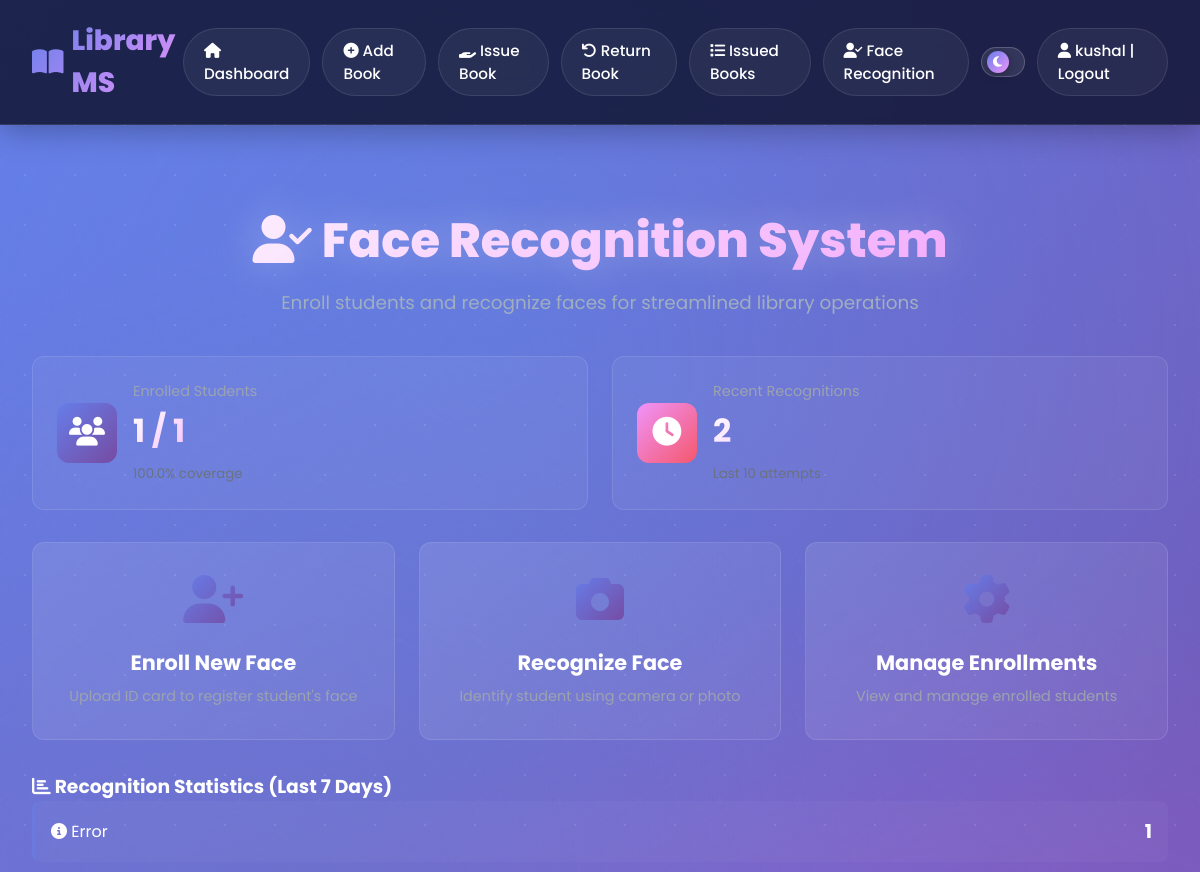
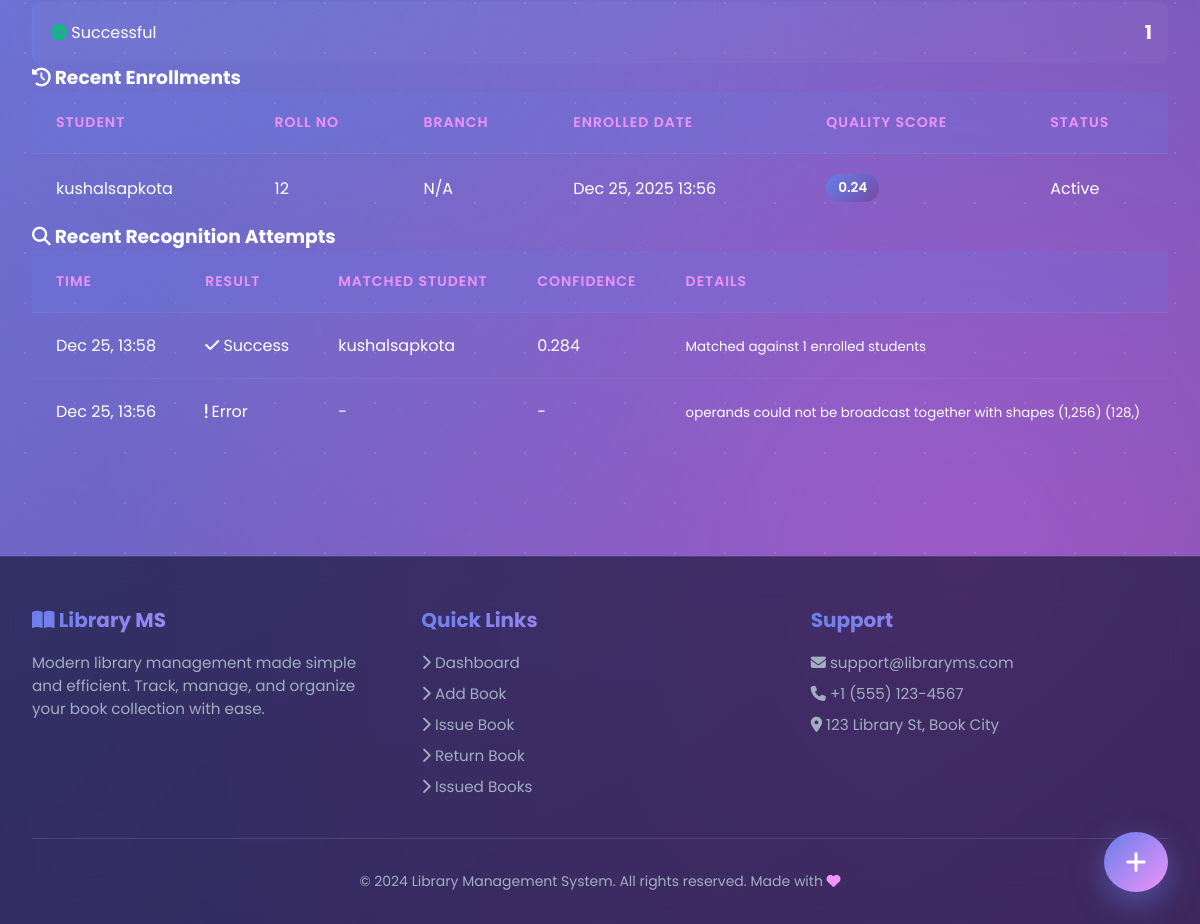
The app's page /face/dashboard/ (signed in) with its own data (2 pictures, top to bottom).
### idchartrecognation/models.py (models this page shows, shortened)
class FaceEncoding(models.Model):
    student = models.OneToOneField(Student, on_delete=models.CASCADE, related_name='face_encoding')
    encoding_data = models.BinaryField(help_text='128-dimensional face encoding vector')
    confidence_score = models.FloatField(
        help_text='Quality score of the face encoding (0-1)',
        default=0.0
    )
    enrolled_at = models.DateTimeField(auto_now_add=True)
    updated_at = models.DateTimeField(auto_now=True)
    is_active = models.BooleanField(
        default=True,
        help_text='Active encodings are used for recognition'
    )
    id_card = models.ForeignKey(
        IDCard,
        on_delete=models.SET_NULL,
        null=True,
        blank=True,
        related_name='face_encodings',
        help_text='Source ID card for this encoding'
    )
    class Meta:
        ordering = ['-enrolled_at']
        verbose_name = "Face Encoding"
        verbose_name_plural = "Face Encodings"
        indexes = [
            models.Index(fields=['student', 'is_active']),
        ]

class RecognitionLog(models.Model):
    RESULT_CHOICES = [
        ('success', 'Success'),
        ('no_match', 'No Match Found'),
        ('no_face', 'No Face Detected'),
        ('multiple_faces', 'Multiple Faces Detected'),
        ('poor_quality', 'Poor Quality Image'),
        ('error', 'Error'),
    ]
    image = models.ImageField(upload_to='recognition_logs/', null=True, blank=True)
    result = models.CharField(max_length=20, choices=RESULT_CHOICES)
    matched_student = models.ForeignKey(
        Student,
        on_delete=models.SET_NULL,
        null=True,
        blank=True,
        related_name='recognition_logs'
    )
    confidence = models.FloatField(
        null=True,
        blank=True,
        help_text='Match confidence score (lower is better, < 0.6 is good match)'
    )
    timestamp = models.DateTimeField(auto_now_add=True)
    details = models.TextField(blank=True, help_text='Additional details or error messages')
    class Meta:
        ordering = ['-timestamp']
        verbose_name = "Recognition Log"
        verbose_name_plural = "Recognition Logs"
        indexes = [
            models.Index(fields=['-timestamp']),
            models.Index(fields=['matched_student', '-timestamp']),
        ]

### home/models.py (models this page shows, shortened)
class Student(models.Model):
    MAX_BOOKS_ALLOWED = 5  # Maximum books a student can issue at once
    user = models.OneToOneField(User, on_delete=models.CASCADE)
    classroom = models.CharField(max_length=10, blank=True, default='N/A')
    branch = models.CharField(max_length=10, blank=True, default='N/A')
    roll_no = models.CharField(max_length=3, blank=True)
    phone = models.CharField(
        max_length=10,
        blank=True,
        validators=[RegexValidator(
            regex=r'^\d{10}$',
            message='Phone number must be exactly 10 digits'
        )]
    )
    image = models.ImageField(upload_to="student_images/", blank=True)
    date_joined = models.DateTimeField(auto_now_add=True)
    is_active = models.BooleanField(default=True)
    class Meta:
        ordering = ['user__username']

### idchartrecognation/views.py (the view)
# urls.py: path('dashboard/', views.dashboard, name='dashboard'),
@login_required
def dashboard(request):
    total_enrolled = FaceEncoding.objects.filter(is_active=True).count()
    total_students = Student.objects.filter(is_active=True).count()
    enrollment_percentage = (total_enrolled / total_students * 100) if total_students > 0 else 0
    recent_enrollments = FaceEncoding.objects.filter(
        is_active=True
    ).select_related('student__user').order_by('-enrolled_at')[:10]
    week_ago = timezone.now() - timedelta(days=7)
    recognition_stats = RecognitionLog.objects.filter(
        timestamp__gte=week_ago
    ).values('result').annotate(count=Count('result'))
    recent_recognitions = RecognitionLog.objects.select_related(
        'matched_student__user'
    ).order_by('-timestamp')[:10]
    context = {
        'total_enrolled': total_enrolled,
        'total_students': total_students,
        'enrollment_percentage': enrollment_percentage,
        'recent_enrollments': recent_enrollments,
        'recognition_stats': recognition_stats,
        'recent_recognitions': recent_recognitions,
    }
    return render(request, 'idchartrecognation/dashboard.html', context)

### idchartrecognation/templates/idchartrecognation/dashboard.html (shortened to what this page needs)
{% extends 'base.html' %}
{% block content %}
<div class="page-header">
    <h1><i class="fas fa-user-check"></i> Face Recognition System</h1>
    <p>Enroll students and recognize faces for streamlined library operations</p>
</div>
<div class="stats-grid">
    <div class="stat-card">
        <div class="stat-icon" style="background: linear-gradient(135deg, #667eea 0%, #764ba2 100%);">
            <i class="fas fa-users"></i>
        </div>
        <div class="stat-content">
            <p>Enrolled Students</p>
            <h2>{{ total_enrolled }} / {{ total_students }}</h2>
            <small>{{ enrollment_percentage|floatformat:1 }}% coverage</small>
        </div>
    </div>
    <div class="stat-card">
        <div class="stat-icon" style="background: linear-gradient(135deg, #f093fb 0%, #f5576c 100%);">
            <i class="fas fa-clock"></i>
        </div>
        <div class="stat-content">
            <p>Recent Recognitions</p>
            <h2>{{ recent_recognitions.count }}</h2>
            <small>Last 10 attempts</small>
        </div>
    </div>
</div>
<div class="actions-grid">
    <a href="{% url 'idchartrecognation:enroll_face' %}" class="action-card">
        <i class="fas fa-user-plus"></i>
        <h3>Enroll New Face</h3>
        <p>Upload ID card to register student's face</p>
    </a>
    <a href="{% url 'idchartrecognation:recognize_face' %}" class="action-card">
        <i class="fas fa-camera"></i>
        <h3>Recognize Face</h3>
        <p>Identify student using camera or photo</p>
    </a>
    <a href="{% url 'idchartrecognation:manage_enrollments' %}" class="action-card">
        <i class="fas fa-cog"></i>
        <h3>Manage Enrollments</h3>
        <p>View and manage enrolled students</p>
    </a>
</div>
{% if recognition_stats %}
<div class="section-card">
    <h3><i class="fas fa-chart-bar"></i> Recognition Statistics (Last 7 Days)</h3>
    <div class="stats-list">
        {% for stat in recognition_stats %}
        <div class="stat-item">
            <span class="stat-label">
                {% if stat.result == 'success' %}
                    <i class="fas fa-check-circle" style="color: #10b981;"></i> Successful
                {% elif stat.result == 'no_match' %}
                    <i class="fas fa-times-circle" style="color: #ef4444;"></i> No Match
                {% elif stat.result == 'no_face' %}
                    <i class="fas fa-exclamation-circle" style="color: #f59e0b;"></i> No Face Detected
                {% else %}
                    <i class="fas fa-info-circle"></i> {{ stat.result|title }}
                {% endif %}
            </span>
            <span class="stat-value">{{ stat.count }}</span>
        </div>
        {% endfor %}
    </div>
</div>
{% endif %}
{% if recent_enrollments %}
<div class="section-card">
    <h3><i class="fas fa-history"></i> Recent Enrollments</h3>
    <div class="table-responsive">
        <table class="data-table">
            <thead>
                <tr>
                    <th>Student</th>
                    <th>Roll No</th>
                    <th>Branch</th>
                    <th>Enrolled Date</th>
                    <th>Quality Score</th>
                    <th>Status</th>
                </tr>
            </thead>
            <tbody>
                {% for enrollment in recent_enrollments %}
                <tr>
                    <td>{{ enrollment.student.user.get_full_name|default:enrollment.student.user.username }}</td>
                    <td>{{ enrollment.student.roll_no }}</td>
                    <td>{{ enrollment.student.branch }}</td>
                    <td>{{ enrollment.enrolled_at|date:"M d, Y H:i" }}</td>
                    <td>
                        <div class="quality-badge">
                            {{ enrollment.confidence_score|floatformat:2 }}
                        </div>
                    </td>
                    <td>
                        {% if enrollment.is_active %}
                            <span class="badge badge-success">Active</span>
                        {% else %}
                            <span class="badge badge-secondary">Inactive</span>
                        {% endif %}
                    </td>
                </tr>
                {% endfor %}
            </tbody>
        </table>
    </div>
</div>
{% endif %}
{% if recent_recognitions %}
<div class="section-card">
    <h3><i class="fas fa-search"></i> Recent Recognition Attempts</h3>
    <div class="table-responsive">
        <table class="data-table">
            <thead>
                <tr>
                    <th>Time</th>
                    <th>Result</th>
                    <th>Matched Student</th>
                    <th>Confidence</th>
                    <th>Details</th>
                </tr>
            </thead>
            <tbody>
                {% for log in recent_recognitions %}
                <tr>
                    <td>{{ log.timestamp|date:"M d, H:i" }}</td>
                    <td>
                        {% if log.result == 'success' %}
                            <span class="badge badge-success"><i class="fas fa-check"></i> Success</span>
                        {% elif log.result == 'no_match' %}
                            <span class="badge badge-warning"><i class="fas fa-times"></i> No Match</span>
                        {% else %}
                            <span class="badge badge-danger"><i class="fas fa-exclamation"></i> {{ log.result|title }}</span>
                        {% endif %}
                    </td>
                    <td>
                        {% if log.matched_student %}
                            {{ log.matched_student.user.get_full_name|default:log.matched_student.user.username }}
                        {% else %}
                            -
                        {% endif %}
                    </td>
                    <td>
                        {% if log.confidence %}
                            {{ log.confidence|floatformat:3 }}
                        {% else %}
                            -
                        {% endif %}
                    </td>
                    <td><small>{{ log.details|truncatewords:10 }}</small></td>
                </tr>
                {% endfor %}
            </tbody>
        </table>
    </div>
</div>
{% endif %}
{% endblock %}

### home/templates/base.html (shortened to what this page needs)
{% load static %}
<!DOCTYPE html>
<html lang="en">
<head>
    <link rel="stylesheet" href="{% static 'user/style.css' %}">
    <link rel="stylesheet" href="https://cdnjs.cloudflare.com/ajax/libs/font-awesome/6.4.0/css/all.min.css">
</head>
<body>
    <nav class="navbar">
        <a href="{% url 'index' %}" class="navbar-brand">
            <i class="fas fa-book-open"></i> Library MS
        </a>
        <div class="nav-links">
            <a href="{% url 'index' %}">
                <i class="fas fa-home"></i> Dashboard
            </a>
            <a href="{% url 'add_book' %}">
                <i class="fas fa-plus-circle"></i> Add Book
            </a>
            <a href="{% url 'issue_book' %}">
                <i class="fas fa-hand-holding"></i> Issue Book
            </a>
            <a href="{% url 'return_book' %}">
                <i class="fas fa-undo"></i> Return Book
            </a>
            <a href="{% url 'view_issued_books' %}">
                <i class="fas fa-list"></i> Issued Books
            </a>
            <a href="{% url 'idchartrecognation:dashboard' %}">
                <i class="fas fa-user-check"></i> Face Recognition
            </a>
            <div class="theme-toggle" onclick="toggleTheme()" title="Toggle Dark/Light Mode">
                <div class="theme-toggle-slider">
                    <i class="fas fa-moon"></i>
                </div>
            </div>
            {% if user.is_authenticated %}
            <a href="{% url 'logout' %}" style="margin-left: auto;">
                <i class="fas fa-user"></i> {{ user.username }} | Logout
            </a>
            {% endif %}
        </div>
    </nav>
    <div class="container">
        {% block content %}
        {% endblock %}
    </div>
    <footer class="site-footer">
        <div class="footer-content">
            <div class="footer-section">
                <h3><i class="fas fa-book-open"></i> Library MS</h3>
                <p>Modern library management made simple and efficient. Track, manage, and organize your book collection with ease.</p>
            </div>
            <div class="footer-section">
                <h3>Quick Links</h3>
                <a href="{% url 'index' %}"><i class="fas fa-chevron-right"></i> Dashboard</a>
                <a href="{% url 'add_book' %}"><i class="fas fa-chevron-right"></i> Add Book</a>
                <a href="{% url 'issue_book' %}"><i class="fas fa-chevron-right"></i> Issue Book</a>
                <a href="{% url 'return_book' %}"><i class="fas fa-chevron-right"></i> Return Book</a>
                <a href="{% url 'view_issued_books' %}"><i class="fas fa-chevron-right"></i> Issued Books</a>
            </div>
            <div class="footer-section">
                <h3>Support</h3>
                <p><i class="fas fa-envelope"></i> support@libraryms.com</p>
                <p><i class="fas fa-phone"></i> +1 (555) 123-4567</p>
                <p><i class="fas fa-map-marker-alt"></i> 123 Library St, Book City</p>
            </div>
        </div>
        <div class="footer-bottom">
            <p>&copy; 2024 Library Management System. All rights reserved. Made with <i class="fas fa-heart" style="color: #f093fb;"></i></p>
        </div>
    </footer>
    <div class="fab-container" id="fabContainer">
        <button class="fab-main ripple" onclick="toggleFAB()" title="Quick Actions">
            <i class="fas fa-plus"></i>
        </button>
    </div>
</body>
</html>

### idchartrecognation/templates/idchartrecognation/dashboard.html (style rules this page uses)
.stats-grid { display: grid; grid-template-columns: repeat(auto-fit, minmax(280px, 1fr)); gap: 1.5rem; margin-bottom: 2rem; }
.stat-card { background: rgba(255, 255, 255, 0.05); border-radius: 12px; padding: 1.5rem; display: flex; align-items: center; gap: 1rem; border: 1px solid rgba(255, 255, 255, 0.1); transition: transform 0.3s ease, box-shadow 0.3s ease; }
.stat-icon { width: 60px; height: 60px; border-radius: 12px; display: flex; align-items: center; justify-content: center; font-size: 1.8rem; color: white; }
.stat-content p { margin: 0; color: #9ca3af; font-size: 0.9rem; }
.stat-content h2 { margin: 0.3rem 0; font-size: 2rem; font-weight: 700; }
.stat-content small { color: #6b7280; }
.actions-grid { display: grid; grid-template-columns: repeat(auto-fit, minmax(250px, 1fr)); gap: 1.5rem; margin-bottom: 2rem; }
.action-card { background: linear-gradient(135deg, rgba(255, 255, 255, 0.1) 0%, rgba(255, 255, 255, 0.05) 100%); border: 1px solid rgba(255, 255, 255, 0.1); border-radius: 12px; padding: 2rem; text-align: center; text-decoration: none; color: inherit; transition: all 0.3s ease; }
.action-card i { font-size: 3rem; margin-bottom: 1rem; background: linear-gradient(135deg, #667eea 0%, #764ba2 100%); -webkit-background-clip: text; -webkit-text-fill-color: transparent; background-clip: text; }
.action-card h3 { margin: 0.5rem 0; font-size: 1.3rem; }
.action-card p { margin: 0.5rem 0 0; color: #9ca3af; font-size: 0.9rem; }
.stats-list { display: flex; flex-direction: column; gap: 0.8rem; }
.stat-item { display: flex; justify-content: space-between; align-items: center; padding: 1rem; background: rgba(255, 255, 255, 0.03); border-radius: 8px; border-left: 3px solid rgba(102, 126, 234, 0.5); }
.stat-value { font-weight: 700; font-size: 1.2rem; }
.quality-badge { display: inline-block; padding: 0.25rem 0.75rem; background: linear-gradient(135deg, #667eea 0%, #764ba2 100%); border-radius: 20px; font-size: 0.85rem; font-weight: 600; }

### records on screen
FaceEncoding: student.user.get_full_name "kushalsapkota", student.roll_no "12", student.branch "N/A", enrolled_at "Dec 25, 2025 13:56", confidence_score "0.24", is_active "Active"
RecognitionLog: timestamp "Dec 25, 13:58", result "success" (drawn), matched_student.user.get_full_name "kushalsapkota", confidence "0.284", details "Matched against 1 enrolled students"
RecognitionLog: timestamp "Dec 25, 13:56", result "Error", details "operands could not be broadcast together with shapes (1,256) (128,)"

### other values on screen
{{ user.username }} "kushal"
{{ total_enrolled }} "1"
{{ total_students }} "1"
{{ enrollment_percentage|floatformat:1 }} "100.0"
{{ recent_recognitions.count }} "2"
{{ stat.result|title }} "Error"
{{ stat.count }} "1" "1"
